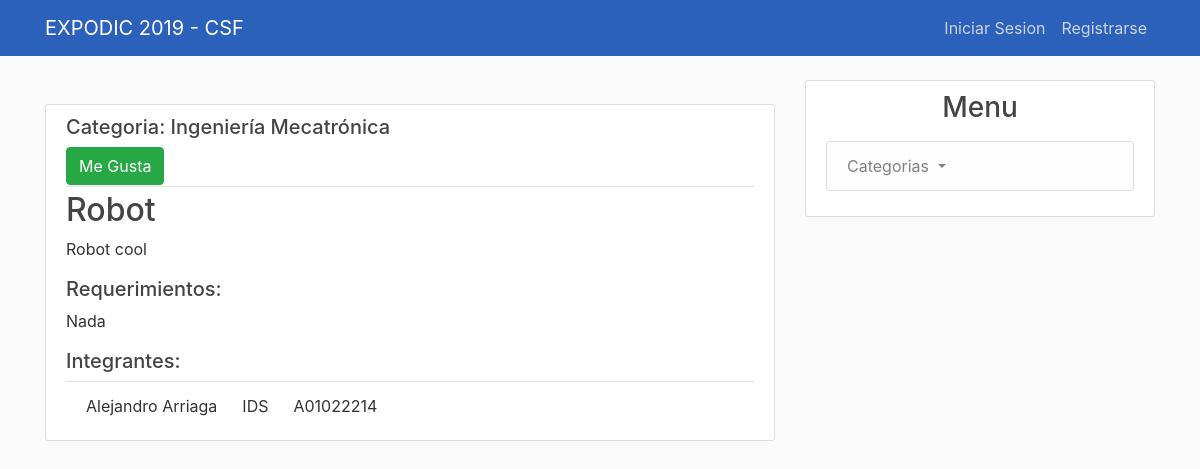
The app's page /project/3/ with its own data.
### feria_ing/models.py (models this page shows, shortened)
class Project(models.Model):
    id = models.IntegerField(primary_key=True)
    nombre = models.CharField(max_length=140)
    descripcion = models.TextField()
    categorias = models.ForeignKey(
        Categoria,
        on_delete = models.SET_NULL,
        null = True
    )
    requierements = models.CharField(max_length=140, verbose_name= ('Requerimientos'))
    evaluaciones = models.IntegerField()

class Categoria(models.Model):
    abreviacion = models.CharField(max_length=7, primary_key=True)
    nombre = models.CharField(max_length=100)
    num_proyectos = models.IntegerField()
    def __str__(self):
        return self.nombre

### users/models.py (models this page shows, shortened)
class Alumno(models.Model):
    matricula = models.CharField(max_length=25,primary_key=True)
    nombres = models.CharField(max_length=140)
    apellidos = models.CharField(max_length=140)
    proyecto = models.ForeignKey(Project,on_delete=models.CASCADE, null =True)
    carrera = models.CharField(max_length=5)

### feria_ing/views.py (the view)
# urls.py: path('project/<int:pk>/', ProjectDetailView.as_view(), name="project-detail"),
class ProjectDetailView(DetailView):
    model = Project
    def get_context_data(self, **kwargs):
        context = super(ProjectDetailView, self).get_context_data(**kwargs)
        alum = []
        list_al = Alumno.objects.all()
        prof_list = Profesor.objects.all()
        project_id = self.kwargs['pk']
        ld_user = self.request.user
        self.request.session['pk'] = project_id
        mat = ld_user.username.split('@')[0]
        eva_list =  Evaluacion.objects.all().filter(proyecto = project_id, profesor = mat)
        current_user = None
        for al in list_al:
            if al.matricula == mat:
                current_user = al
            if al.proyecto_id == project_id:
                alum.append(al)
        if current_user:
            type = True #Es alumno
        else:
            type= False #Es prof
        for prof in prof_list:
            if prof.matricula == mat:
                current_user = prof
        if eva_list:
            evaluated = True
        else:
            evaluated = False
        context['alumnos'] = alum
        context['user_current'] = current_user
        context['type'] = type
        context['evaluated'] = evaluated
        return context

### feria_ing/templates/feria_ing/project_detail.html
{% extends "feria_ing/base.html" %}
{% block content %}
  <br>
        <article class="media content-section">
          <div class="media-body">
            <div class="article-metadata">
                <h5 class="mr-2"> Categoria:  {{ object.categorias }}</h5>
              {% if type  %}
                {% if user_current.proyecto == None %}
                &emsp;<a class="btn btn-primary " href="{% url 'unirse_proyecto'%}" onclick="return confirm('Seguro que quieres unirte a este proyecto ?')">Unirse Al Projecto</a>
                {% endif %}
                {% if user_current.proyecto == object %}
                &emsp; <a class="btn btn-danger" style="color: white;" href="{% url 'salir-proyecto'%}" onclick="return confirm('Seguro que quieres salir de este proyecto ?')">Salir de este Projecto</a>
                {% endif %}
              {% else %}
                {% if type == False %}
                  {% if evaluated == False%}
                    <a class="btn btn-success" style="color: white;" href="{% url 'like' project.id%}">Me Gusta</a>
                  {% endif %}
                {% endif %}
              {%endif%}
            </div>
            <h2>{{ object.nombre }}</h2>
            <p class="article-content">{{ object.descripcion }}</p>
            <h5>Requerimientos: </h5>
            <p class="article-content">{{ object.requierements }}</p>
            <h5>Integrantes: </h5>
            <ul class="list-group list-group-flush">
                {%for alumno in alumnos%}
                <li class="list-group-item">{{alumno.nombres}} {{alumno.apellidos}} &emsp; {{alumno.carrera}}
                    &emsp; {{alumno.matricula}}
                </li>
                {% endfor %}
              </ul>
          </div>
        </article>
{% endblock content %}

### feria_ing/static/feria_ing/style.css (style rules this page uses)
body { background: #fafafa; color: #333333; margin-top: 5rem; }
h1, h2, h3, h4, h5, h6 { color: #444444; }
ul { margin: 0; }
.content-section { background: #ffffff; padding: 10px 20px; border: 1px solid #dddddd; border-radius: 3px; margin-bottom: 20px; }
.article-content { white-space: pre-line; }
.article-metadata { padding-bottom: 1px; margin-bottom: 4px; border-bottom: 1px solid #e3e3e3 }

### records on screen
Project: categorias "Ingeniería Mecatrónica", nombre "Robot", descripcion "Robot cool", requierements "Nada"
Alumno: nombres "Alejandro", apellidos "Arriaga", carrera "IDS", matricula "A01022214"
